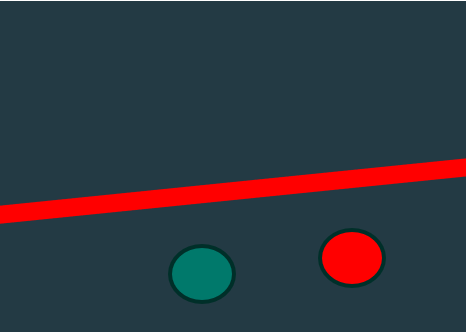
#> input picture p5.png, 466 x 332 px, found by its file name
$ jupyter execute 'ses3 task1.ipynb'
#> lines starting #> are read from the running program, lines starting #| are printed output that depends on the picture; after the words box and inside, x2 and y2 are one past the last pixel; in counts of white or black regions, pixels touching at a corner belong together; long printed decimals are rounded
[cell 1]
import numpy as np
import matplotlib.pyplot as plt
import cv2

[cell 2]
def display_img(img):
    new_img= cv2.cvtColor(img, cv2.COLOR_BGR2RGB)
    plt.imshow(new_img)
    plt.show()

img = cv2.imread('./downloads/p5.png')
#> img is the input picture: shape (332, 466, 3); mean B, G, R 64.1, 55.4, 50.2
hsv_image = cv2.cvtColor(img, cv2.COLOR_BGR2HSV)
#> hsv_image: shape (332, 466, 3); mean H, S, V 91.8, 136, 82.2
# extrract red
hsv_lower = np.array([0,150,50])
hsv_upper = np.array([10,255,255])
image = cv2.inRange(hsv_image, hsv_lower, hsv_upper)
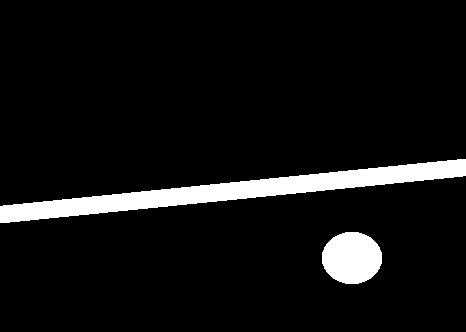
#> image: shape (332, 466); 6.9% white; 2 white regions, box (x1, y1, x2, y2) and area: (0, 159, 466, 223) 8235, (322, 232, 382, 284) 2468

display_img(image)

[cell 3]
#img = cv2.imread('./downloads/p6.png')
image=cv2.GaussianBlur(image,(3,3),100)
#plt.imshow(image)
#plt.show()
# Convert to grayscale
new_img= cv2.cvtColor(image, cv2.COLOR_RGB2BGR)
gray = cv2.cvtColor(new_img, cv2.COLOR_BGR2GRAY)
# Apply one shot filter
canny = cv2.Canny(gray,5, 60)
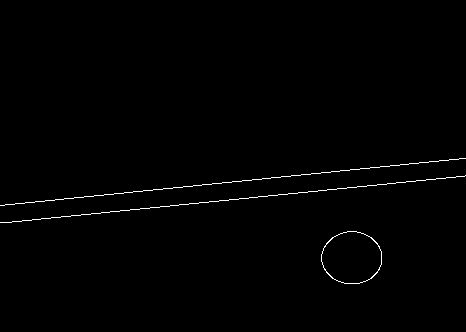
#> canny: shape (332, 466); 0.72% white in thin lines or dots, all inside (x1, y1, x2, y2) = (0, 158, 466, 284)
# Show image
plt.imshow(canny, cmap='gray')
plt.show()
# Apply hough transform
lines = cv2.HoughLinesP(canny, 1, np.pi/180,50)
#> lines = 50 rows, first 6: [126, 192, 132, 192], [242, 180, 248, 180], [212, 201, 218, 201], [180, 204, 207, 202], [291, 175, 298, 175], [285, 176, 290, 176]
# Draw lines
#lines = None
if lines is not None:
 for line in lines:
    #print(line)
    x0, y0, x1, y1 = line[0]
    cv2.line(new_img, (x0, y0), (x1, y1), (255, 0, 0), 3)
#> this loop made 50 passes
#> (x0, y0, x1, y1) on passes 1 to 12: (126, 192, 132, 192), (242, 180, 248, 180), (212, 201, 218, 201), (180, 204, 207, 202), (291, 175, 298, 175), (285, 176, 290, 176), (281, 176, 284, 176), (381, 166, 427, 162), (114, 193, 121, 193), (219, 200, 237, 199), (202, 184, 209, 184), (104, 194, 109, 194)
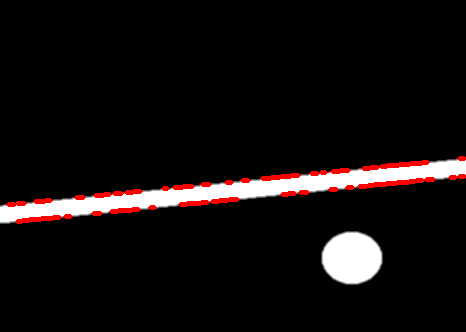
#> new_img: shape (332, 466, 3); mean R, G, B 20, 15.3, 15.3
# Show image
plt.imshow(new_img)
plt.show()

[cell 4]
def detect_red_line(image):
    # Convert the image to HSV color space
    hsv = cv2.cvtColor(image, cv2.COLOR_RGB2HSV)
#> hsv: shape (332, 466, 3); mean H, S, V 0, 4.7, 20

    # Create a mask for the red pixels
    lower_red = np.array([0, 100, 100])
    upper_red = np.array([255, 255, 255])
    mask = cv2.inRange(hsv, lower_red, upper_red)
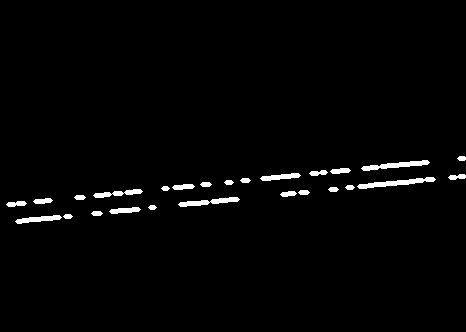
#> mask: shape (332, 466); 1.8% white; 26 white regions

    # Find the contours of the red pixels
    contours, _ = cv2.findContours(mask, cv2.RETR_EXTERNAL, cv2.CHAIN_APPROX_SIMPLE)
#> contours = 26 contours; largest, box (x1, y1, x2, y2) and area: (357, 177, 436, 189) 295, (361, 160, 430, 171) 257, (178, 197, 240, 207) 223, (15, 215, 62, 224) 176, (93, 189, 143, 198) 164

    # Check if there are any contours
    if len(contours) == 0:
         return None
    # Find the longest contour, which is likely to be the red line
    longest_contour = max(contours, key=cv2.contourArea)
#> longest_contour = contour of 38 points, box (x1, y1, x2, y2) (357, 177, 436, 189), area 295

    # Fit a line to the longest contour
    line_params = cv2.fitLine(longest_contour, cv2.DIST_L2, 0, 0.01, 0.01)
#> line_params = [0.995, -0.099, 398.7, 182.2]

    # Calculate the distance from the bottom border of the image
    y_intercept = line_params[3]
#> y_intercept = [182.2]
    distance = image.shape[0] - y_intercept
#> distance = [149.8]

    return distance


#image = cv2.imread('./downloads/p6.png')

distance = detect_red_line(new_img)
#> distance = [149.8]
if distance is not None:
    print('There is red line in the image.')
    print('The distance from the bottom border of the image is', distance, 'pixels.')
#| The distance from the bottom border of the image is [149.8158] pixels.
else:
    print('There is no red line in the image.')

$ run again, with p4.png copied over p5.png
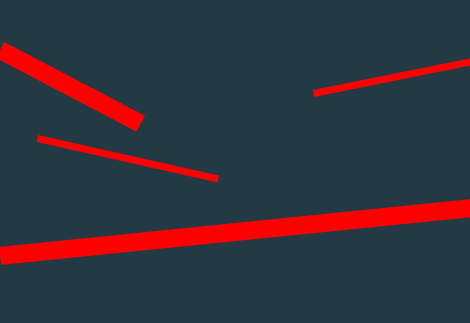
#> input picture p4.png, 470 x 323 px, found by its file name
#> img is the input picture: shape (323, 470, 3); mean B, G, R 61.8, 52.7, 54.9
#> hsv_image: shape (323, 470, 3); mean H, S, V 90.9, 135.7, 84.7
#> canny: shape (323, 470); 1.3% white in thin lines or dots, all inside (x1, y1, x2, y2) = (0, 43, 470, 265)
#> lines = 97 rows, first 6: [408, 222, 412, 222], [349, 228, 354, 228], [333, 212, 350, 211], [182, 245, 209, 243], [214, 224, 218, 224], [411, 204, 415, 204]
#> the loop `for line in lines:` made 97 passes
#> after the loop `for line in lines:`:
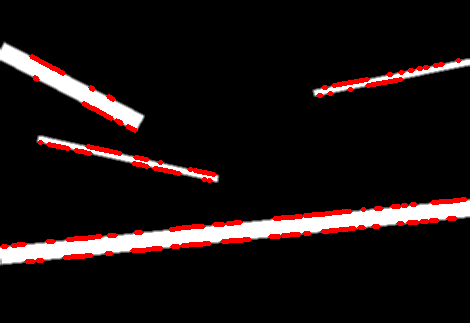
#> new_img: shape (323, 470, 3); mean R, G, B 26.7, 18.2, 18.2
#> hsv: shape (323, 470, 3); mean H, S, V 0, 8.5, 26.7
#> in detect_red_line, `mask = cv2.inRange(hsv, lower_red, upper_red)`:
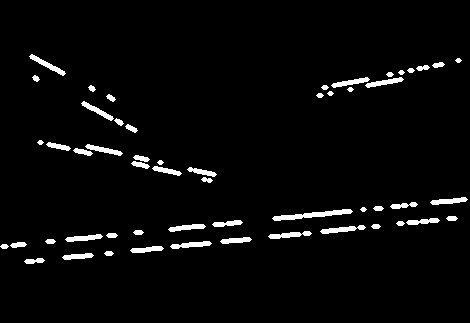
#> mask: shape (323, 470); 3.3% white; 54 white regions
#> contours = 54 contours, 7 with area under 20; largest, box (x1, y1, x2, y2) and area: (272, 209, 353, 221) 307, (320, 225, 366, 234) 158, (29, 54, 66, 76) 156, (170, 241, 212, 249) 149, (268, 231, 312, 239) 148
#> longest_contour = contour of 36 points, box (x1, y1, x2, y2) (272, 209, 353, 221), area 307
#> line_params = [0.995, -0.0963, 311.8, 214.6]
#> y_intercept = [214.6]
#> in detect_red_line, `distance = image.shape[0] - y_intercept`: distance = [108.4]
#| The distance from the bottom border of the image is [108.444] pixels.
